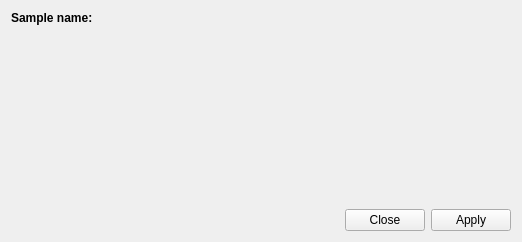
<?xml version="1.0" encoding="UTF-8"?>
<ui version="4.0">
 <class>Form</class>
 <widget class="QWidget" name="Form">
  <property name="geometry">
   <rect>
    <x>0</x>
    <y>0</y>
    <width>508</width>
    <height>242</height>
   </rect>
  </property>
  <property name="windowTitle">
   <string>Form</string>
  </property>
  <layout class="QVBoxLayout" name="verticalLayout">
   <item>
    <layout class="QGridLayout" name="gridLayout">
     <item row="0" column="0">
      <widget class="QLabel" name="label_4">
       <property name="font">
        <font>
         <bold>true</bold>
        </font>
       </property>
       <property name="text">
        <string>Sample name:</string>
       </property>
      </widget>
     </item>
     <item row="0" column="1">
      <widget class="DeviceParamEdit" name="samplenameEdit">
       <property name="dev" stdset="0">
        <string>Sample</string>
       </property>
       <property name="param" stdset="0">
        <string>samplename</string>
       </property>
      </widget>
     </item>
    </layout>
   </item>
   <item>
    <spacer name="verticalSpacer">
     <property name="orientation">
      <enum>Qt::Vertical</enum>
     </property>
     <property name="sizeHint" stdset="0">
      <size>
       <width>500</width>
       <height>20</height>
      </size>
     </property>
    </spacer>
   </item>
   <item>
    <widget class="QDialogButtonBox" name="buttonBox">
     <property name="standardButtons">
      <set>QDialogButtonBox::Apply|QDialogButtonBox::Close</set>
     </property>
    </widget>
   </item>
  </layout>
 </widget>
 <customwidgets>
  <customwidget>
   <class>DeviceParamEdit</class>
   <extends>DeviceValueEdit</extends>
   <header>nicos.guisupport.typedvalue</header>
  </customwidget>
  <customwidget>
   <class>DeviceValueEdit</class>
   <extends>QWidget</extends>
   <header>nicos.guisupport.typedvalue</header>
  </customwidget>
 </customwidgets>
 <resources/>
 <connections/>
</ui>
